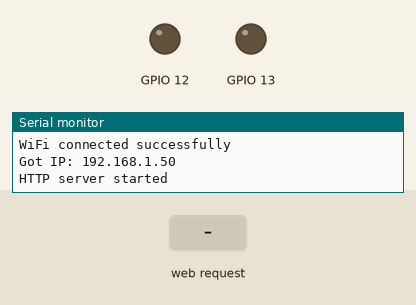
The sketch below on a simulated ESP32. Shown: output pins drawn as LEDs (lit = HIGH), the last lines printed to the serial monitor. Inputs (shaded band) come from the test bench. WiFi joins after 1.5 s; servers stay silent unless stated.

Above: at 3.2 s.
3.3 s: HTTP request GET /led/on received
At 4.5 s:
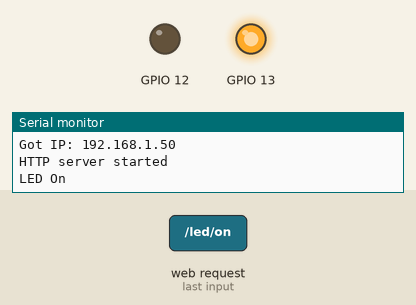
4.8 s: HTTP request GET /led/off received
At 5.8 s:
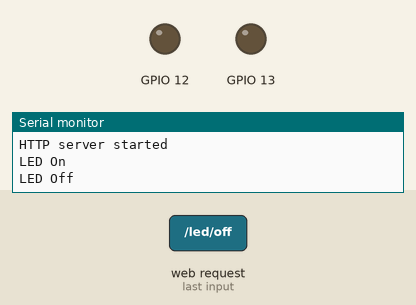
Timing chart, 0 to 7.8 s (numbered marks = the images above; inputs shaded):
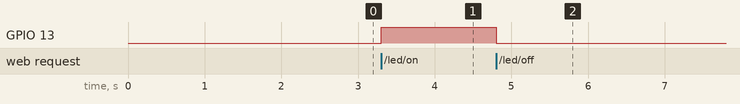

Measured:
- after the input at 3.3 s, GPIO 13: LOW → HIGH at once
- after the input at 4.8 s, GPIO 13: HIGH → LOW at once

The sketch:

WK9.ino
```cpp
#include "WiFi.h"
#include "WebServer.h"

// SSID & Password
const char* ssid = "VELLA";
const char* password = "7ze2pzv5b82sq";

WebServer server(80);  // Object of WebServer(HTTP port, 80 is defult)

void setup() {
  Serial.begin(115200);
  Serial.println("Try Connecting to ");
  Serial.println(ssid);

  //pinMode(12,OUTPUT);
  pinMode(13,OUTPUT);

  ledcSetup(0, 5000, 8);
  ledcAttachPin(12, 0);

  // Connect to your wi-fi modem
  WiFi.begin(ssid, password);

  // Check wi-fi is connected to wi-fi network
  while (WiFi.status() != WL_CONNECTED) {
    Serial.print(".");
    delay(1000);
  }
  Serial.println("");
  Serial.println("WiFi connected successfully");
  Serial.print("Got IP: ");
  Serial.println(WiFi.localIP());  //Show ESP32 IP on serial

  //建立server的路徑
  createWebServer();

  //server啟動
  server.begin();
  Serial.println("HTTP server started");
}

void loop() {
  server.handleClient();  //handleClient要寫在loop
}


//----設定HTML資料----
String htmlContent = "\
  <!DOCTYPE html>\
   <html>\
    <head>\
      <style>\
        body{ display: flex; flex-direction: row;}\
         a { background: #CEF2F4; color:#ff00e6; width: 200px; height: 50px; margin: 20px; font-size: 30pt; text-decoration: none;}\
      </style>\
    </head>\
    <body>\
      <a href='/led/on'>LED ON</a>\
      <a href='/led/off'>LED OFF</a>\
      <form method='get' action='/led/setLightBrightness'>\
        <label>Led Brightness</label>\
        <input type='number' name='lightBrightness'><input type='submit'>\
      </form>\
    </body>\
  </html>";

String LEDOpenPage = "\
  <!DOCTYPE html>\
   <html>\
    <head>\
      <style>\
        body{ display: flex; flex-direction: column;}\
         a { background: #CEF2F4; color:#ff00e6; width: 200px; height: 50px; margin: 20px; font-size: 30pt; text-decoration: none;}\
      </style>\
    </head>\
    <body>\
      <h1>LED OPEN</h1>\
      <a href='/'>Back</a>\
    </body>\
  </html>";

String LEDCLOSEPage = "\
  <!DOCTYPE html>\
   <html>\
    <head>\
      <style>\
        body{ display: flex; flex-direction: column;}\
        a { background: #CEF2F4; color:#ff00e6; width: 200px; height: 50px; margin: 20px; font-size: 30pt; text-decoration: none;}\
      </style>\
    </head>\
    <body>\
      <h1>LED CLOSE</h1>\
      <a href='/'>Back</a>\
    </body>\
  </html>";

//------設定路徑------
void createWebServer()
{
  //初始頁面
  server.on("/", []() {
      server.send(200, "text/html", htmlContent);
  });
  server.on("/led/on", []() {
    Serial.println("LED On");

    digitalWrite({13}, HIGH);//add your code here

    String response = "{\"LED On Success\"}";
    server.send(200, "text/html", LEDOpenPage);
  });
  server.on("/led/off", []() {
    Serial.println("LED Off");

    digitalWrite({13}, LOW);//add your code here

    String response = "{\"LED Off Success\"}";
    server.send(200, "text/html", LEDCLOSEPage);
  });
  server.on("/led/setLightBrightness", []() {
    //以server.arg&引數名稱，取得form傳來的資料
    int lightBrightness = server.arg("lightBrightness").toInt();
    //判斷條件
    if(lightBrightness>=0 && lightBrightness<=1024){
      Serial.print("Set Brightness: ");
      Serial.println(lightBrightness);

      //add your code here
      ledcWrite(0, lightBrightness);

      String response = "Set Brightness: " + (String)lightBrightness;
      server.send(200, "application/json", response);
    }
    else {
      String response = "{\"Error\":\"over range 0-1024\"}";
      server.send(404, "application/json", response);
    }
  });
}
```
